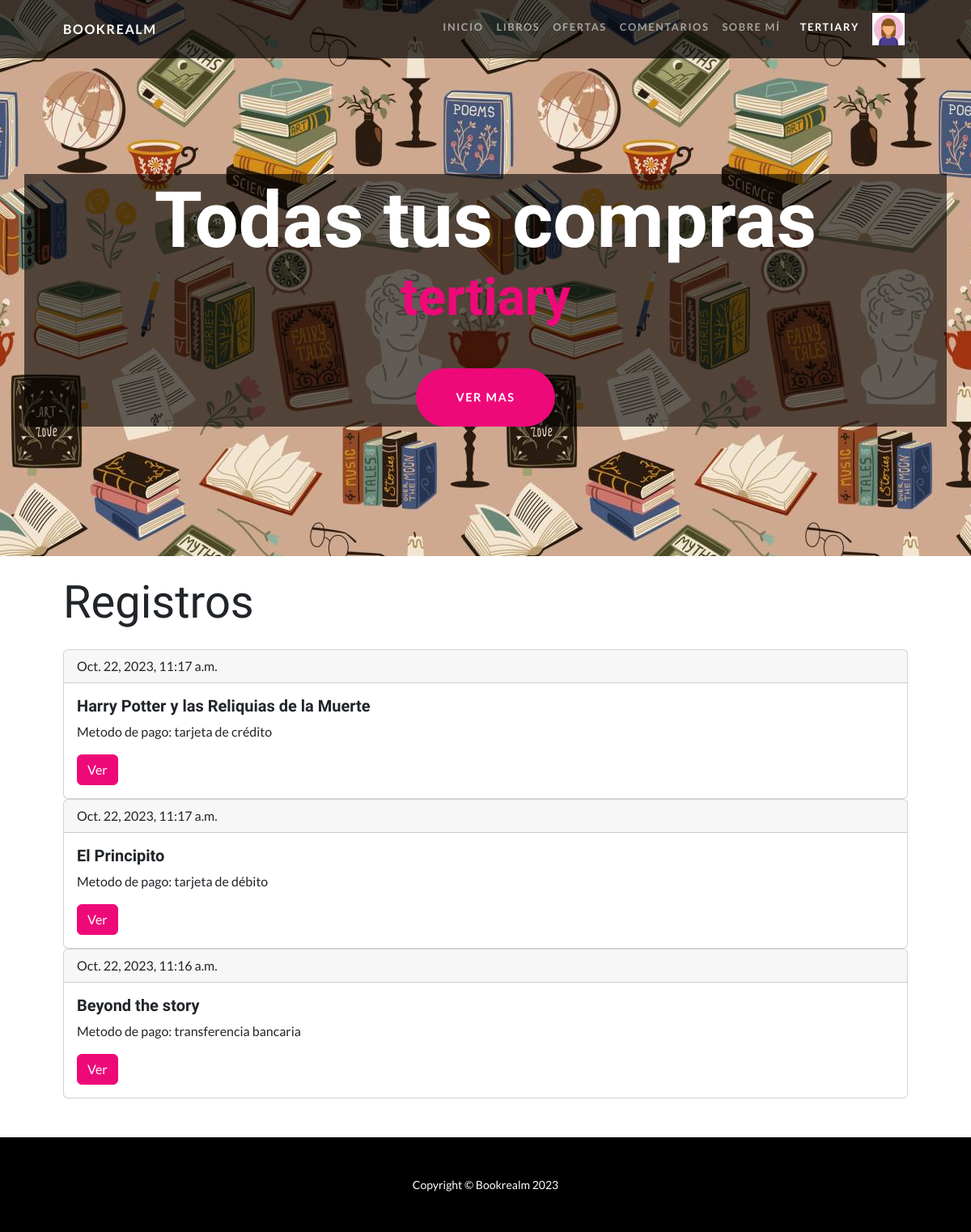
Page /compras/mis-compras/ (signed in) on the committed database.
### UsuariosApp/models.py (models this page shows)
class Avatar(models.Model):
    user = models.OneToOneField(User, on_delete=models.CASCADE, null=True, blank=True) # designar usuario
    avatar = models.ImageField(upload_to='avatares', null=True, blank=True) # designar imagen
    def __str__(self):
        return f"{settings.MEDIA_URL}{self.avatar}"

### ComprasApp/models.py (models this page shows, shortened)
class Compra(models.Model):
    usuario = models.ForeignKey(User, on_delete=models.CASCADE) # quien realiza la compra
    libro = models.ForeignKey(Libro, on_delete=models.CASCADE) # qué compra
    precio = models.CharField(max_length=10, null=True, blank=True) # precio final
    oferta = models.CharField(max_length=5, null=True, blank=True) # mostar si hubo o no ofertar al momento de la compra
    pago = models.CharField(max_length=50) # con qué paga
    fecha = models.DateTimeField(default=timezone.now) # cuándo se realizó la compra

### LibrosApp/models.py (models this page shows)
class Libro(models.Model):
    titulo = models.CharField(max_length=200)
    autor = models.CharField(max_length=100)
    editorial = models.CharField(max_length=100)
    stock = models.IntegerField()
    precio = models.CharField(max_length=10)
    oferta = models.CharField(max_length=5)
    def __str__(self):  # renombrar objetos
        return f"{self.titulo}"

### ComprasApp/views.py (the view)
# urls.py: path('mis-compras/', views.listar_compras, name="PagCompras"), # página principal
@login_required # decorador
def listar_compras(request):
    var_usuario = request.user
    mensaje = ""
    if var_usuario.is_authenticated: # comprobar que esté el usuario logueado
        compras = Compra.objects.filter(usuario=request.user.id) # encontrar todos los registros del usuario
        libros = Libro.objects.all() # almacenar todos los registros de libros
        if len(compras) > 0:
            mensaje = ""
        else:
            mensaje = "No hay registros por el momento..."
        pasaje = {
            "compras":compras[::-1],
            "libros":libros,
            "mensaje":mensaje
        }
        return render(request, 'Compras/compras.html', pasaje) # mostrar página

### BookrealmApp/context_processors.py (called while the page is built)
def custom_user(request):
    context = auth(request)
    user = context['user']
    if user.is_authenticated:
        avatar = Avatar.objects.filter(user=request.user.id)
        cant = len(avatar)
        if cant > 0:
            context['user_avatar'] = avatar[cant-1]
        else:
            context['user_avatar'] = ""
    return context

### ComprasApp/templates/Compras/compras.html (shortened to what this page needs)
{% extends "Bookrealm/padre.html" %}
{% load static %}
{% block titulo %}
<h1 class="masthead-heading mb-0">Todas tus compras</h1>
<h2 class="masthead-subheading mb-0" style="color:#ee0979;">{{request.user}}</h2>
<a class="btn btn-primary btn-xl rounded-pill mt-5" href="#scroll">Ver mas</a>
{% endblock titulo %}
{% block cambia %}
    <section id="scroll">
        <div class="container px-5 mt-4 mb-5">
            <h2 class="display-4">Registros</h2>
            {% for compra in compras %}
                <div class="card">
                    <div class="card-header">
                        {{compra.fecha}}
                    </div>
                    <div class="card-body">
                        <h5 class="card-title">{{compra.libro}}</h5>
                        <p class="card-text">
                            Metodo de pago: {{compra.pago}}
                        </p>
                        <a href="{% url 'DetalleCompra' compra.id %}" class="btn btn-primary">Ver</a>
                    </div>
                </div>
            {% endfor %}
        </div>
    </section>
{% endblock cambia %}

### BookrealmApp/templates/Bookrealm/padre.html (shortened to what this page needs)
<!DOCTYPE html>
{% load static %}
<html lang="en">
<head>
    <link href="{% static 'Bookrealm/css/styles.css' %}" rel="stylesheet" />
</head>
<body id="page-top">
    <nav class="navbar navbar-expand-lg navbar-dark navbar-custom fixed-top">
        <div class="container px-5">
            <a class="navbar-brand" href="#page-top">
                Bookrealm
            </a>
            <div class="collapse navbar-collapse" id="navbarResponsive">
                <ul class="navbar-nav ms-auto">
                    <li class="nav-item">
                        <a class="nav-link" href="{% url 'PagInicio' %}"> Inicio </a>
                    </li>
                    <li class="nav-item">
                        <a class="nav-link" href="{% url 'PagLibros' %}"> Libros </a>
                    </li>
                    <li class="nav-item">
                        <a class="nav-link" href="{% url 'PagOfertas' %}"> Ofertas </a>
                    </li>
                    <li class="nav-item">
                        <a class="nav-link" href="{% url 'PagComent' %}"> Comentarios </a>
                    </li>
                    <li class="nav-item">
                        <a class="nav-link" href="{% url 'PagAbout' %}"> Sobre m&iacute; </a>
                    </li>
                    <li class="nav-item px-1 ps-2">
                        {% if request.user.is_authenticated and request.user.is_superuser or request.user.is_staff %}
                            <a class="nav-link active" href="{% url 'PagUsuario' %}"> <u> {{user.username}} </u> </a>
                        {% else %}
                            <a class="nav-link active" href="{% url 'PagUsuario' %}"> {{user.username}} </a>
                        {% endif %}
                    </li>
                    {% if request.user.is_authenticated %}
                        {% if user_avatar %}
                            <li class="nav-item px-1">
                                <img src="{{user_avatar}}" alt="..." style="height:40px; width: 40px;"/>
                            </li>
                        {% endif %}
                    {% endif %}
                </ul>
            </div>
        </div>
    </nav>
    <header class="masthead text-center text-white bg-header ">
        <div class="masthead-content ">
            <div class="container px-5 bg-title">
                {% block titulo %}
                {% endblock titulo %}
            </div>
        </div>
    </header>
    {% block cambia %}
    {% endblock cambia %}
    <footer class="py-5 bg-black">
        <div class="container px-5">
            <p class="m-0 text-center text-white small">
                Copyright &copy; Bookrealm 2023
            </p>
        </div>
    </footer>
</body>
</html>

### rows in the picture
Avatar: avatar (picture)
Compra: fecha "Oct. 22, 2023, 11:17 a.m.", libro "Harry Potter y las Reliquias de la Muerte", pago "tarjeta de crédito"
Compra: fecha "Oct. 22, 2023, 11:17 a.m.", libro "El Principito", pago "tarjeta de débito"
Compra: fecha "Oct. 22, 2023, 11:16 a.m.", libro "Beyond the story", pago "transferencia bancaria"

### other values in the picture
{{ user.username }} "TERTIARY"
{{ request.user }} "tertiary"
